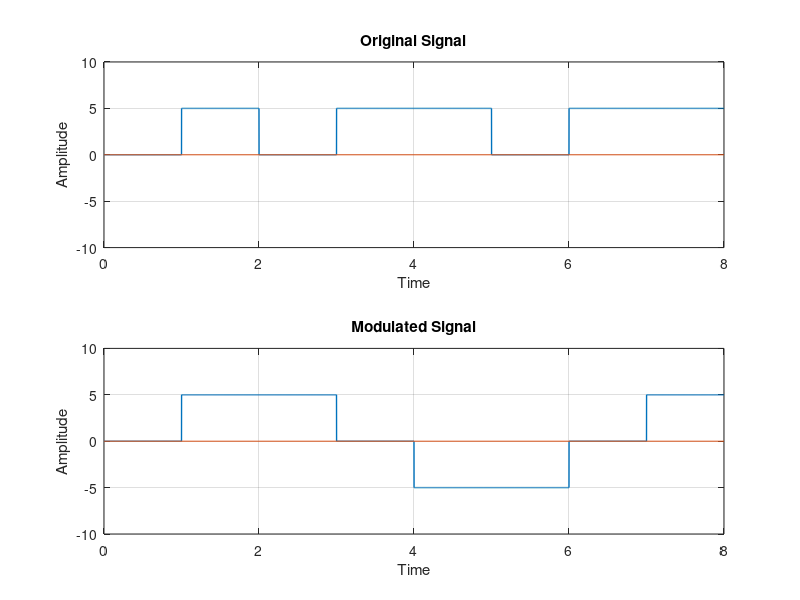

The MATLAB script that drew this image:
# MLT-3
# 0--> no change
# 1--> (Case-1: currently positive or negative--> back to zero)
#      (Case-2: currently 0--> (previous positive--> go to negative)
#      (Case-2: currently 0--> (previous negative--> go to positive)

clc;
clear all;
close all;

bits = [0 1 0 1 1 0 1 1];
bitrate = 1;
voltage = 5;

sampling_rate = 1000;
sampling_time = 1/sampling_rate;

start_time = 0;
end_time = length(bits)/bitrate;
time = start_time:sampling_time:end_time;

#Original Signal
index = 1;
for i = 1: length(time)
	if bits(index) == 1
		signal(i) = voltage;
	else
		signal(i) = 0;
	endif
	if time(i)*bitrate >= index
		index+=1;
	endif
endfor

subplot(2,1,1);
plot(time , signal, 'linewidth', 1);
axis([0 end_time -voltage-5 voltage+5]);
line([0 end_time], [0,0]);
title('Original Signal');
xlabel('Time');
ylabel('Amplitude');
grid on;


#MODULATION
index = 1;
#Assuming last state was zero and previous non zero was negative
sign = 0;
last = -1;
#For last state was positive --> sign=1 ,last=1
#For last state was negative --> sign=1 ,last=1
if bits(1) == 1
	if sign==0
		last=-1*last;
		sign=last;
	else
		sign=0;
	endif
endif

for i = 1 : length(time)

	modulation(i) = sign*voltage;

	if time(i)*bitrate >= index
		index+=1;
		if index <= length(bits) && bits(index)== 1
			if sign==0
				last=-1*last;
				sign=last;
			else
				sign=0;
			endif
		endif
	endif
endfor

subplot(2,1,2);
plot(time , modulation, 'linewidth', 1);
axis([0 end_time -voltage-5 voltage+5]);
line([0 end_time], [0,0]);
title('Modulated Signal');
xlabel('Time');
ylabel('Amplitude');
grid on;

#DEMODULATION
index = 1;
last = 0;

for i = 1:length(modulation)
    if modulation(i) == last
        demodultaion(index) = 0;
    else
        demodultaion(index) = 1;
    endif
    if time(i)*bitrate >= index
        index = index+1;
        last = modulation(i);
    endif
endfor

disp(demodultaion);

